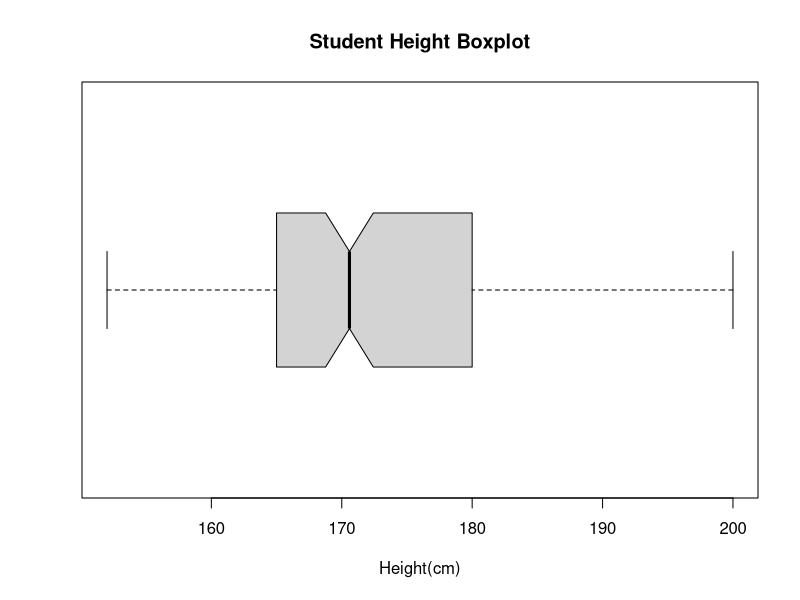
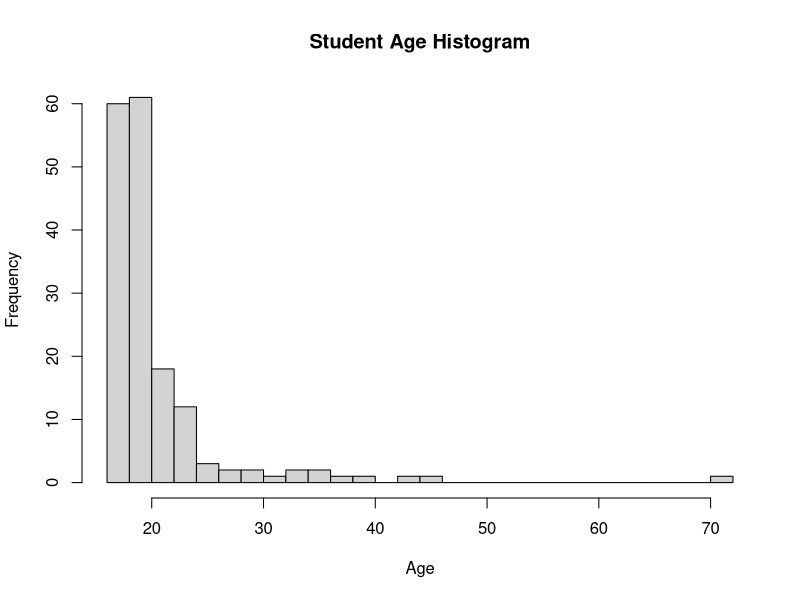
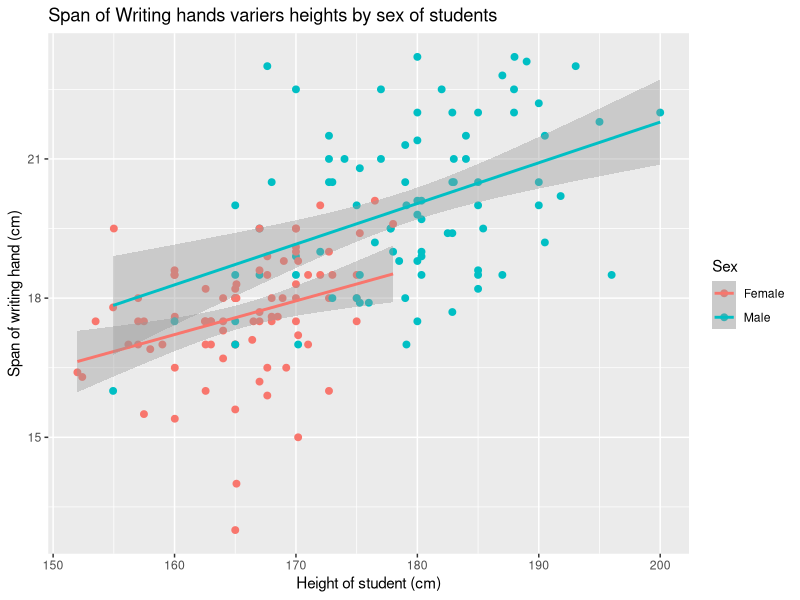
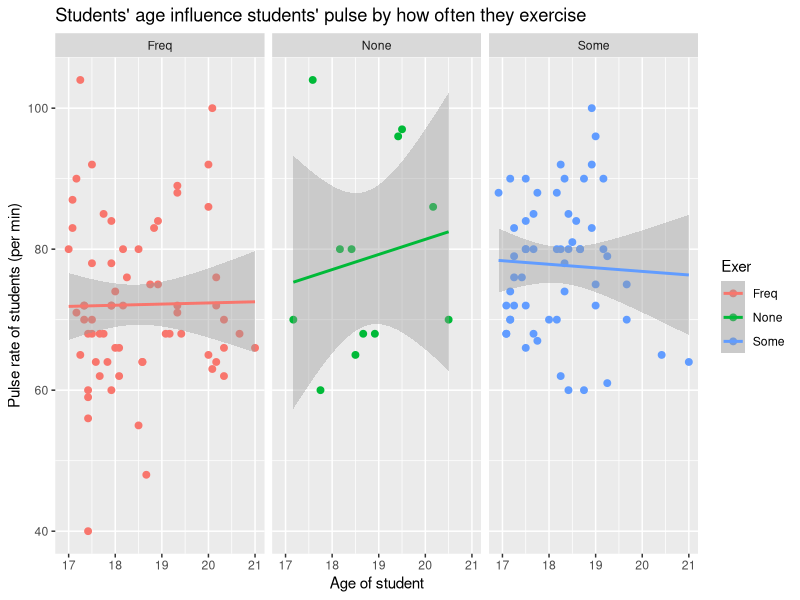
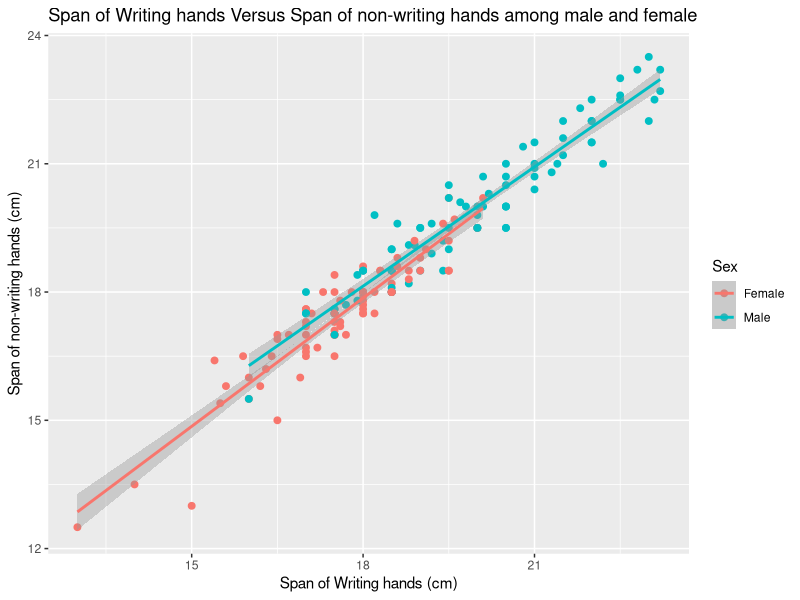

Generate these figures, in order, with R:
## ---- chunk 1
knitr::opts_chunk$set(echo = TRUE)
library(ggplot2)
library(tidyverse)
## ---- chunk 2
survey <- read.csv("survey.csv")
survey[survey == ''] <- NA
survey <- survey %>% drop_na()
## ---- chunk 3
table(data.frame("Exer" = survey$Exer, "Smoke" = survey$Smoke))
## ---- chunk 4
table(data.frame("W.Hnd" = survey$W.Hnd, "Clap" = survey$Clap))
## ---- chunk 5
boxplot(survey$Height, main = "Student Height Boxplot",
        xlab = "Height(cm)",
        horizontal = TRUE,
        notch = TRUE)
## ---- chunk 6
hist(survey$Age,
     breaks=20,
     main = "Student Age Histogram",
     xlab = "Age")
## ---- chunk 7
summary(survey$Pulse)
summary(survey$Wr.Hnd)
## ---- chunk 8
ggplot(survey, aes(x = Height, y = Wr.Hnd)) +
  geom_point(aes(color = Sex), size = 2) +
  geom_smooth(aes(color = Sex), method = "lm") +
  labs(title = "Span of Writing hands variers heights by sex of students",
       x = "Height of student (cm)", y = "Span of writing hand (cm)")
## ---- chunk 9
library(dplyr)
age_range <- survey %>% filter(between(Age, 16, 21))
age_range
ggplot(age_range, aes(x = Age, y = Pulse)) +
  geom_point(aes(color = Exer), size = 2) +
  geom_smooth(aes(color = Exer), method = "lm") +
  facet_grid(.~Exer) +
  labs(title = "Students' age influence students' pulse by how often they exercise",
       x = "Age of student", y = "Pulse rate of students (per min)")
## ---- chunk 10
ggplot(survey, aes(x = Wr.Hnd, y = NW.Hnd)) +
  geom_point(aes(color = Sex), size = 2) +
  geom_smooth(aes(color = Sex), method = "lm") +
  labs(title = "Span of Writing hands Versus Span of non-writing hands among male and female",
       x = "Span of Writing hands (cm)", y = "Span of non-writing hands (cm)")
